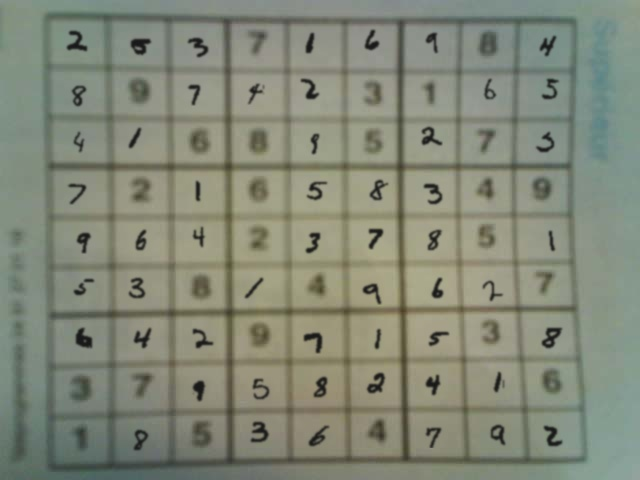
#> input picture data/raw/sudoku/mixed 2/mixed 2/image1.jpg, 640 x 480 px, given in place of the camera
$ python sudoku_grid_detect.py
#> lines starting #> are read from the running program, lines starting #| are printed output that depends on the picture; after the words box and inside, x2 and y2 are one past the last pixel; in counts of white or black regions, pixels touching at a corner belong together
import cv2
import numpy as np

cap = cv2.VideoCapture(0)

while True:
    ret, frame = cap.read()
#> frame is the input picture: shape (480, 640, 3); mean B, G, R 119.7, 135.9, 130.9
    if not ret:
        break

    gray = cv2.cvtColor(frame, cv2.COLOR_BGR2GRAY)
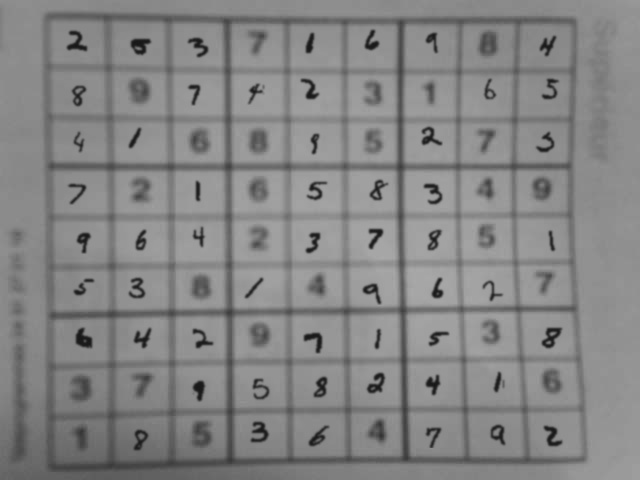
#> gray: shape (480, 640); min 23, max 169, mean 132.6

    thresh = cv2.adaptiveThreshold(
        gray, 255,
        cv2.ADAPTIVE_THRESH_GAUSSIAN_C,
        cv2.THRESH_BINARY_INV,
        11, 2
    )
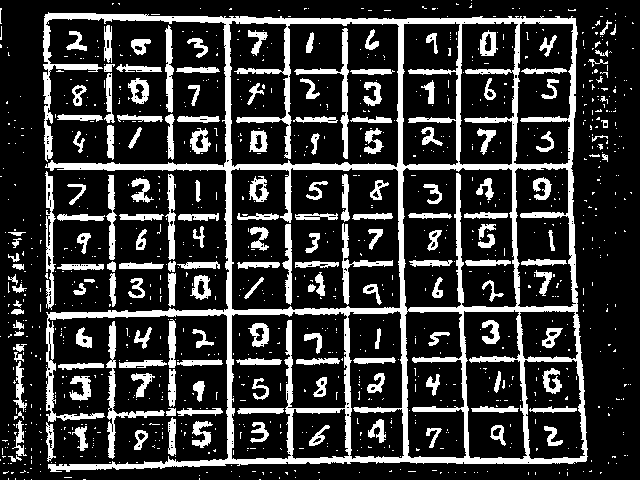
#> thresh: shape (480, 640); 21.1% white; 1039 white regions (870 under 20 px), largest, box (x1, y1, x2, y2) and area: (43, 12, 588, 472) 31032, (106, 321, 165, 459) 1031, (294, 28, 349, 159) 916

    kernel = cv2.getStructuringElement(cv2.MORPH_RECT, (3, 3))
    thresh = cv2.morphologyEx(thresh, cv2.MORPH_CLOSE, kernel)
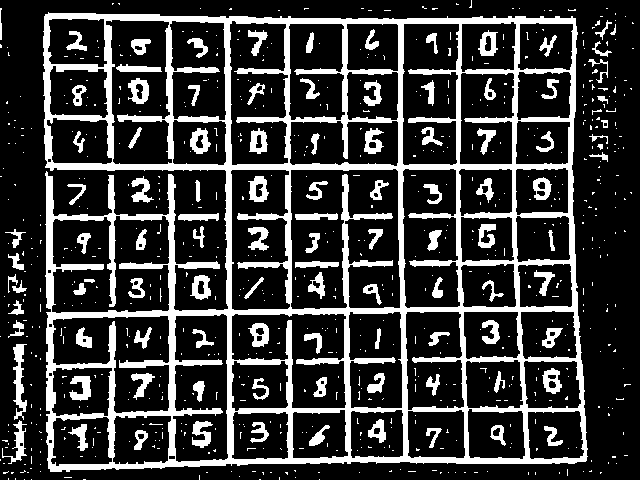
#> thresh: shape (480, 640); 22.4% white; 748 white regions (642 under 20 px), largest, box (x1, y1, x2, y2) and area: (43, 12, 588, 472) 48693, (13, 344, 27, 420) 543, (69, 376, 91, 401) 346

    edges = cv2.Canny(thresh, 50, 150, apertureSize=3)
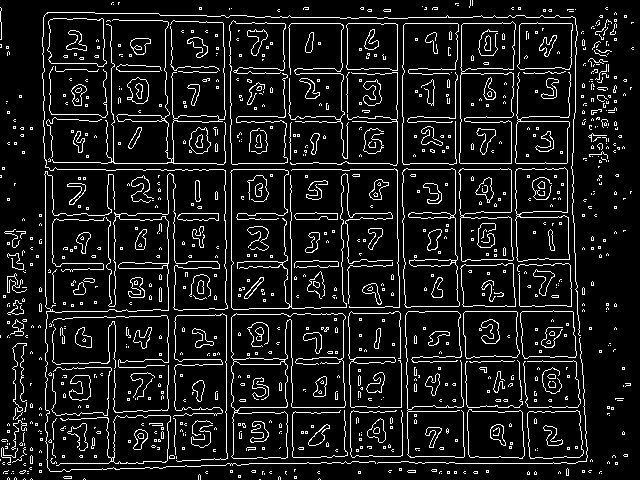
#> edges: shape (480, 640); 10% white in thin lines or dots

    lines = cv2.HoughLinesP(
        edges,
        rho=1,
        theta=np.pi/180,
        threshold=150,
        minLineLength=150,
        maxLineGap=20
    )
#> lines = 31 rows, first 6: [49, 169, 572, 169], [101, 163, 572, 163], [223, 23, 631, 23], [168, 407, 413, 407], [89, 121, 366, 121], [356, 307, 519, 304]

    h_lines = []
    v_lines = []

    if lines is not None:
        for line in lines:
            x1, y1, x2, y2 = line[0]

            if abs(y1 - y2) < 10:
                h_lines.append(line[0])
            elif abs(x1 - x2) < 10:
                v_lines.append(line[0])
#> this loop made 31 passes
#> (x1, y1, x2, y2) on passes 1 to 12: (49, 169, 572, 169), (101, 163, 572, 163), (223, 23, 631, 23), (168, 407, 413, 407), (89, 121, 366, 121), (356, 307, 519, 304), (108, 213, 475, 213), (399, 276, 402, 461), (395, 311, 584, 311), (231, 406, 231, 103), (255, 17, 574, 17), (224, 73, 605, 73)
#> after the loop, h_lines = 19 items, first 6: [49, 169, 572, 169], [101, 163, 572, 163], [223, 23, 631, 23], [168, 407, 413, 407], [89, 121, 366, 121], [356, 307, 519, 304]; v_lines = [[399, 276, 402, 461], [231, 406, 231, 103], [171, 15, 174, 231], [455, 264, 455, 101], [168, 466, 168, 200], [458, 172, 464, 336], [347, 270, 347, 24], [112, 113, 115, 286], [49, 12, 54, 330], [226, 464, 226, 303], [402, 140, 405, 347], [459, 191, 462, 24]]

    # Draw detected lines
    for x1, y1, x2, y2 in h_lines:
        cv2.line(frame, (x1, y1), (x2, y2), (255, 0, 0), 2)
#> this loop made 19 passes
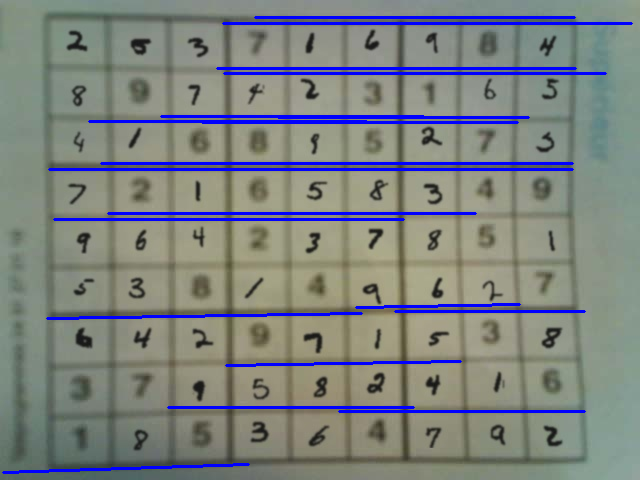
#> frame: shape (480, 640, 3); 5.6% of pixels changed, all inside (x1, y1, x2, y2) = (2, 16, 633, 474)

    for x1, y1, x2, y2 in v_lines:
        cv2.line(frame, (x1, y1), (x2, y2), (0, 255, 0), 2)
#> this loop made 12 passes
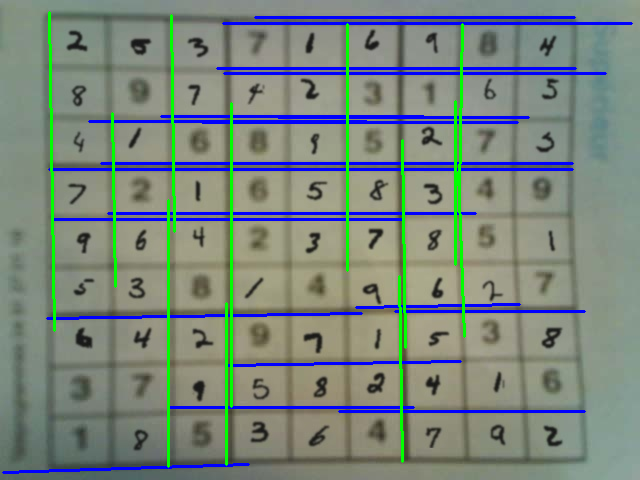
#> frame: shape (480, 640, 3); 2.51% of pixels changed, all inside (x1, y1, x2, y2) = (48, 11, 466, 468)

    # Sudoku heuristic
    if len(h_lines) >= 8 and len(v_lines) >= 8:
        cv2.putText(
            frame,
            "SUDOKU GRID DETECTED",
            (30, 40),
            cv2.FONT_HERSHEY_SIMPLEX,
            1,
            (0, 255, 255),
            3
        )
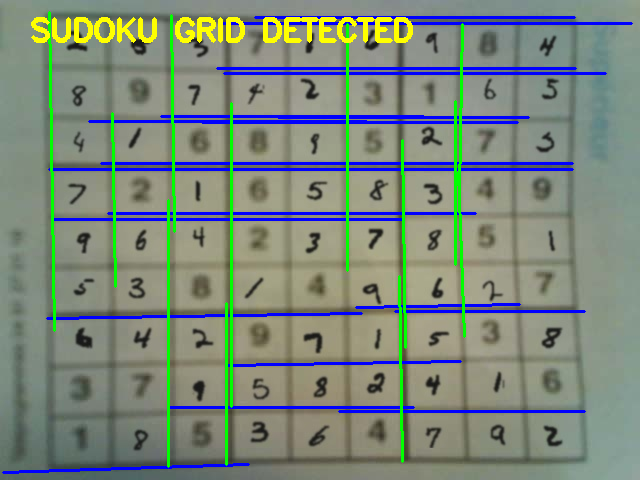
#> frame: shape (480, 640, 3); 1.55% of pixels changed, all inside (x1, y1, x2, y2) = (31, 17, 413, 43)

    cv2.imshow("Sudoku Detection", frame)
    cv2.imshow("Threshold", thresh)

    if cv2.waitKey(1) & 0xFF == 27:
#> (key Esc is pressed here)
        break

cap.release()
cv2.destroyAllWindows()

$ run again, on data/raw/sudoku/mixed 2/mixed 2/image10.jpg
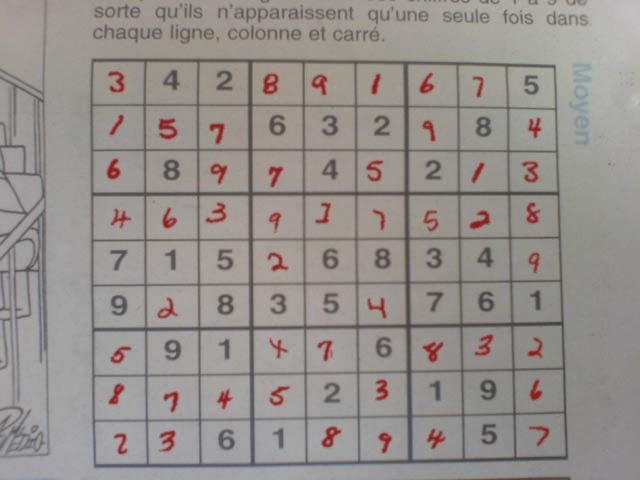
#> input picture data/raw/sudoku/mixed 2/mixed 2/image10.jpg, 640 x 480 px, given in place of the camera
#> frame is the input picture: shape (480, 640, 3); mean B, G, R 140.2, 144, 149.5
#> `thresh = cv2.adaptiveThreshold( gray, 255, cv2.ADAPTIVE_THRESH_GAUSSIA..`:
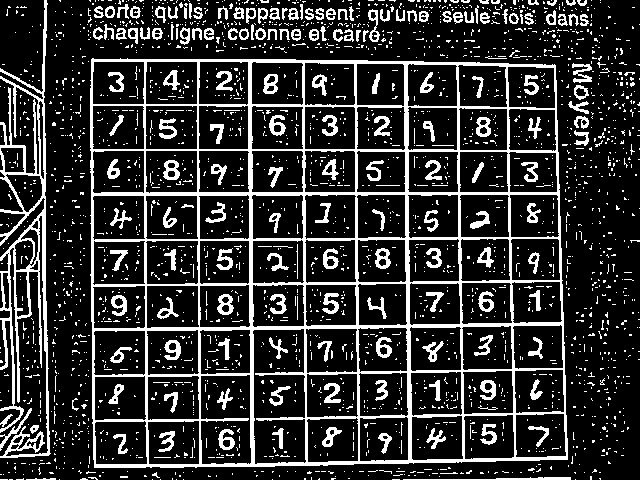
#> thresh: shape (480, 640); 19% white; 2628 white regions (2451 under 20 px), largest, box (x1, y1, x2, y2) and area: (90, 58, 568, 468) 25247, (0, 0, 51, 458) 5612, (403, 477, 571, 480) 276
#> edges: shape (480, 640); 14.7% white in thin lines or dots
#> lines = 44 rows, first 6: [81, 191, 607, 191], [281, 416, 519, 412], [78, 148, 459, 148], [8, 103, 329, 103], [145, 422, 465, 416], [279, 461, 512, 457]
#> the loop `for line in lines:` made 44 passes
#> after the loop `for line in lines:`: h_lines = 27 items, first 6: [81, 191, 607, 191], [281, 416, 519, 412], [78, 148, 459, 148], [8, 103, 329, 103], [145, 422, 465, 416], [279, 461, 512, 457]; v_lines = 14 items, first 6: [45, 299, 45, 132], [459, 140, 464, 478], [456, 144, 460, 407], [90, 336, 90, 150], [354, 294, 354, 95], [196, 282, 196, 62]
#> the loop `for x1, y1, x2, y2 in h_lines:` made 27 passes
#> the loop `for x1, y1, x2, y2 in v_lines:` made 14 passes
#> `cv2.putText( frame, "SUDOKU GRID DETECTED", (30, 40), cv2.FONT_HERSHEY..`:
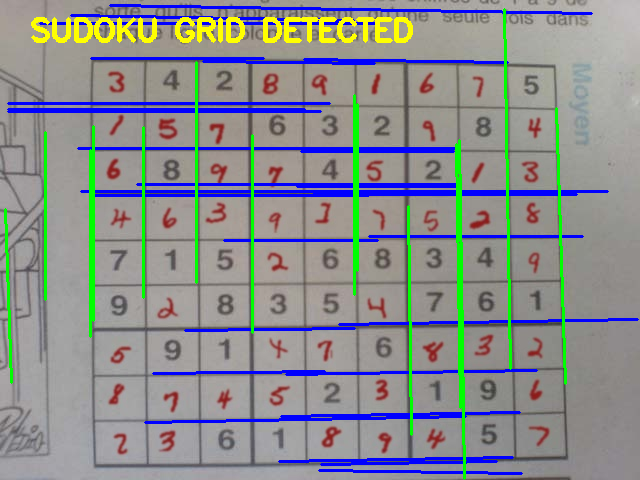
#> frame: shape (480, 640, 3); mean B, G, R 142.4, 141.4, 138.6

$ run again, on data/raw/sudoku/mixed 2/mixed 2/image100.jpg
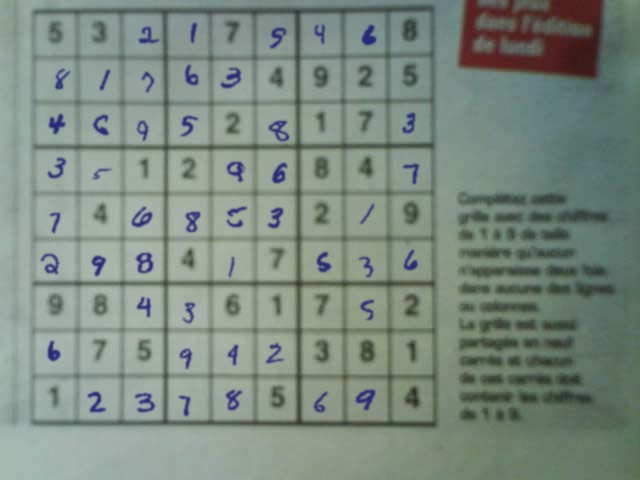
#> input picture data/raw/sudoku/mixed 2/mixed 2/image100.jpg, 640 x 480 px, given in place of the camera
#> frame is the input picture: shape (480, 640, 3); mean B, G, R 128, 137.6, 124.4
#> `thresh = cv2.adaptiveThreshold( gray, 255, cv2.ADAPTIVE_THRESH_GAUSSIA..`:
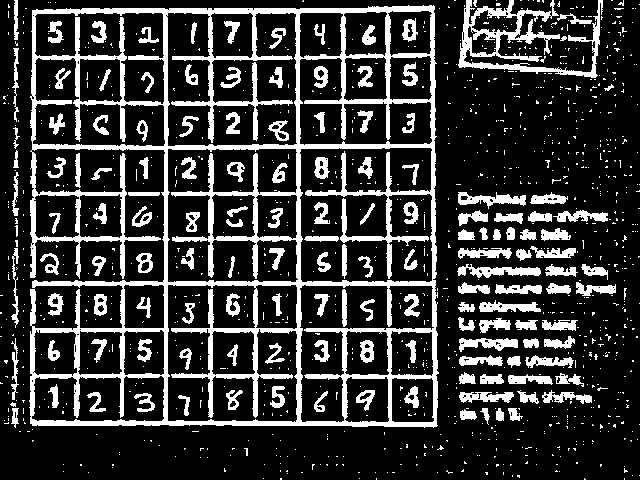
#> thresh: shape (480, 640); 21.1% white; 1174 white regions (1027 under 20 px), largest, box (x1, y1, x2, y2) and area: (29, 5, 439, 428) 33530, (458, 0, 603, 78) 3210, (457, 264, 541, 278) 605
#> edges: shape (480, 640); 10.8% white in thin lines or dots
#> lines = 41 rows, first 6: [14, 285, 435, 285], [167, 424, 167, 8], [1, 327, 542, 327], [13, 425, 382, 425], [13, 195, 392, 195], [65, 420, 392, 420]
#> the loop `for line in lines:` made 41 passes
#> after the loop `for line in lines:`: h_lines = 24 items, first 6: [14, 285, 435, 285], [1, 327, 542, 327], [13, 425, 382, 425], [13, 195, 392, 195], [65, 420, 392, 420], [83, 7, 367, 7]; v_lines = 17 items, first 6: [167, 424, 167, 8], [163, 424, 163, 60], [79, 409, 79, 143], [252, 414, 252, 50], [124, 378, 124, 13], [257, 416, 257, 38]
#> the loop `for x1, y1, x2, y2 in h_lines:` made 24 passes
#> the loop `for x1, y1, x2, y2 in v_lines:` made 17 passes
#> `cv2.putText( frame, "SUDOKU GRID DETECTED", (30, 40), cv2.FONT_HERSHEY..`:
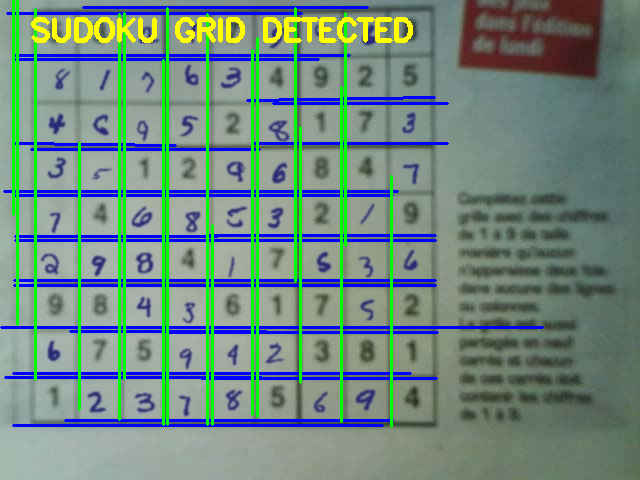
#> frame: shape (480, 640, 3); mean B, G, R 127.3, 136.7, 111.8

$ run again, on data/raw/sudoku/mixed 2/mixed 2/image1000.jpg
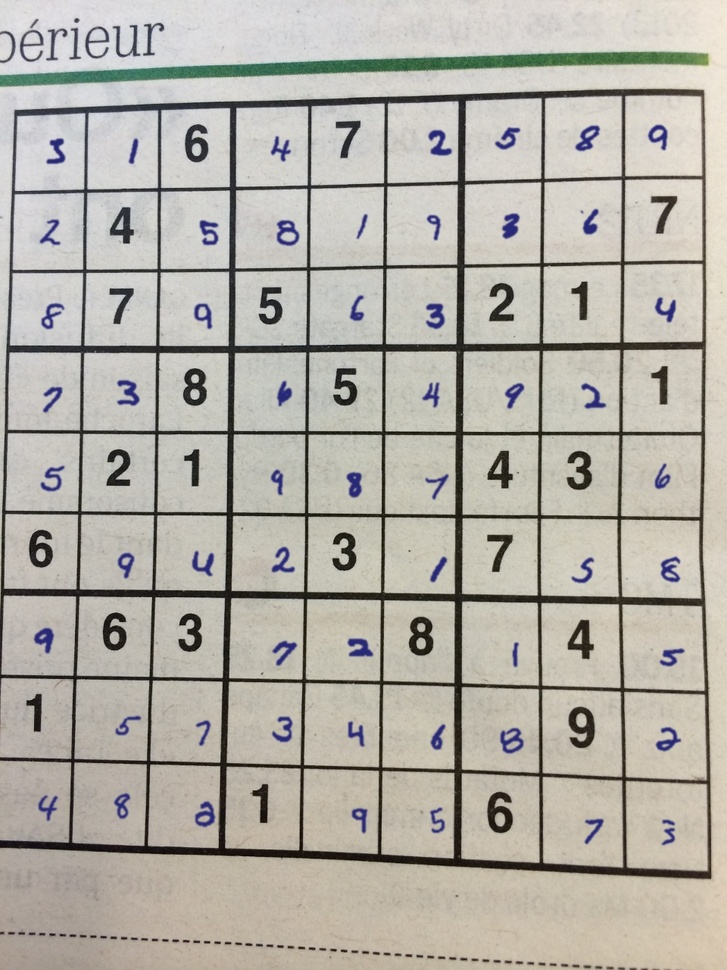
#> input picture data/raw/sudoku/mixed 2/mixed 2/image1000.jpg, 727 x 970 px, shrunk from 960 x 1280 before the run, given in place of the camera
#> frame is the input picture: shape (970, 727, 3); mean B, G, R 167.3, 175.6, 179.2
#> edges: shape (970, 727); 21.5% white in thin lines or dots
#> lines = 536 rows, first 6: [259, 100, 630, 88], [141, 434, 719, 434], [111, 679, 372, 683], [80, 371, 85, 60], [513, 292, 725, 80], [242, 271, 619, 264]
#> the loop `for line in lines:` made 536 passes
#> after the loop `for line in lines:`: h_lines = 23 items, first 6: [141, 434, 719, 434], [111, 679, 372, 683], [242, 271, 619, 264], [42, 189, 373, 183], [124, 844, 380, 852], [224, 589, 453, 593]; v_lines = 56 items, first 6: [80, 371, 85, 60], [80, 558, 83, 354], [310, 183, 313, 5], [620, 509, 623, 709], [146, 911, 149, 755], [705, 380, 705, 153]
#> the loop `for x1, y1, x2, y2 in h_lines:` made 23 passes
#> the loop `for x1, y1, x2, y2 in v_lines:` made 56 passes
#> `cv2.putText( frame, "SUDOKU GRID DETECTED", (30, 40), cv2.FONT_HERSHEY..`:
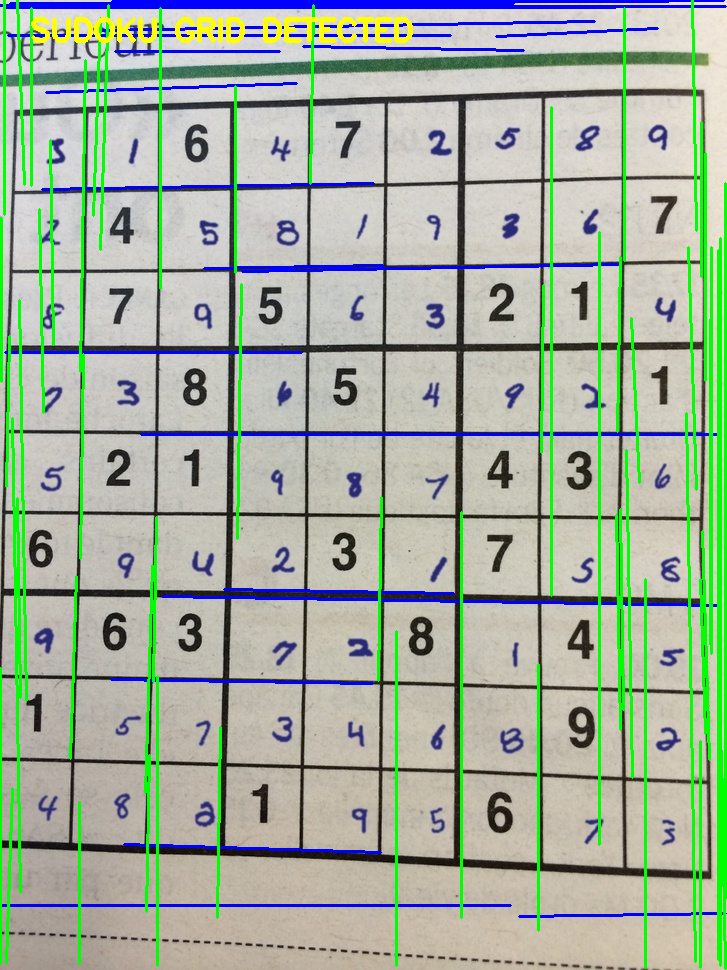
#> frame: shape (970, 727, 3); mean B, G, R 158.6, 176.4, 163.6
